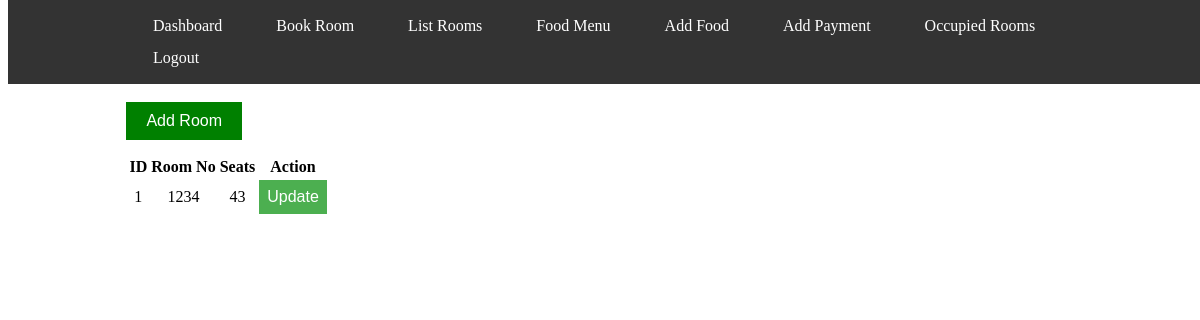
/admin/roomlist.php (signed in), run on an earlier commit of the app's database.
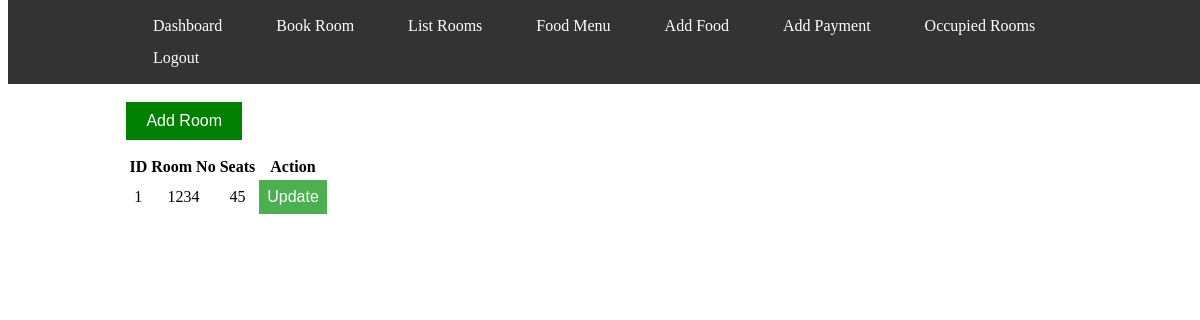
And on a later commit of the database.
### tables this page shows
CREATE TABLE `rooms` (
  `id` int(255) NOT NULL,
  `roomno` int(255) NOT NULL,
  `seats` int(255) NOT NULL
);

### admin/roomlist.php (the view, shortened to what this page needs)
<?php
include '../includes/db/config.php';
$sql = "select * from rooms";
$res = $conn->query($sql);
$details = $res->fetch_all(MYSQLI_ASSOC);
?>
<!DOCTYPE html>
<html lang="en">
<head>
    <link rel="stylesheet" href="../includes/css/bookroom.css" />
    <link rel="stylesheet" href="../includes/css/dropdown.css" />
</head>
<body>
    <div class="container">
        <span>
        </span>
        <div class="button-add">
            <button id="add-room"
                style="background-color: green; color: white; font-size: 16px; padding: 10px 20px; border: none; cursor: pointer; right: 0;">Add
                Room</button>
        </div>
        <table class="roomtbl">
            <thead>
                <th style="text-align:center;">ID</th>
                <th style="text-align:center;">Room No</th>
                <th style="text-align:center;">Seats</th>
                <th style="text-align:center;">Action</th>
            </thead>
            <tbody>
                <?php foreach ($details as $room):
                    ?>
                    <tr>
                        <td style="text-align:center;">
                            <?php echo $room['id']; ?>
                        </td>
                        <td style="text-align:center;">
                            <?php echo $room['roomno']; ?>
                        </td>
                        <td style="text-align:center;">
                            <?php echo $room['seats']; ?>
                        </td>
                        <td style="text-align:center;">
                            <div class="dropdown">
                                <button class="dropbtn">Update</button>
                            </div>
                        </td>
                    </tr>
                <?php endforeach; ?>
            </tbody>
        </table>
        <?php include('./pops/add-rooms.php'); ?>
</body>
</html>

What changed in the data, as far as the page shows it:
changed rooms id 1: seats "43" → "45"
